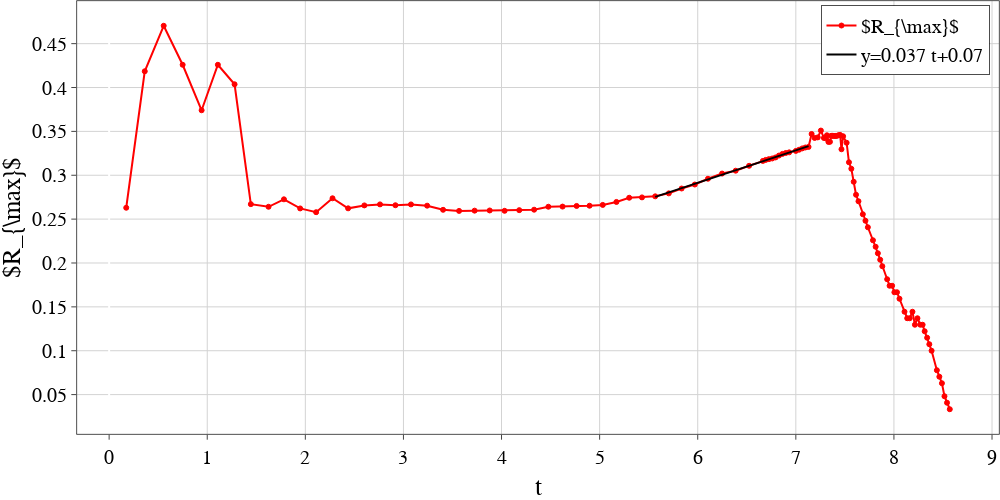

The notebook cell this image was saved under:
### Code cell
fn = "rmax.png"
ind = (outputs['t'] > 5.56) & (outputs['t'] < 7.13)
slope, intercept, r, p, se = linregress(outputs['t'][ind], outputs['rmax'][ind])
print(f"slope={slope} intercept={intercept}")
xx = np.linspace(outputs['t'][ind].min(), outputs['t'][ind].max())
yy = slope*xx + intercept
plot_graph([outputs['t'], xx], [outputs['rmax'], yy], \
           ['$R_{\max}$', f'y={slope:0.3f} t+{intercept:0.2f}'], \
           dash=['solid', 'solid', 'dash'], \
           xtitle="t", ytitle="$R_{\max}$", image_name=fn[:-3]+'pdf', mode=['lines+markers', 'lines', 'lines+markers'], \
           colors=['red', 'black', 'black' ], \
           marker_size=5, width=1000, height=500, path=path, yanchor='top', y0_anchor=0.99, xanchor='right', x0_anchor=0.99, logx=False, logy=False)

### Figure 1 — Plotly figure (JSON) as saved in the notebook; plotly's stock layout.template omitted (floating-point values rounded to 4 significant figures)
{"data": [{"line": {"color": "red", "dash": "solid", "width": 2}, "marker": {"line": {"color": "red", "width": 1}, "size": 5, "symbol": "circle"}, "mode": "lines+markers", "name": "$R_{\\max}$", "textfont": {"color": "LightSeaGreen", "family": "Times New Roman", "size": 18}, "type": "scatter", "x": [0.1741, 0.363, 0.556, 0.7493, 0.9426, 1.108, 1.279, 1.444, 1.625, 1.782, 1.947, 2.11, 2.277, 2.436, 2.602, 2.761, 2.918, 3.077, 3.242, 3.404, 3.567, 3.725, 3.879, 4.031, 4.181, 4.332, 4.477, 4.622, 4.766, 4.897, 5.032, 5.171, 5.301, 5.432, 5.567, 5.705, 5.836, 5.97, 6.104, 6.248, 6.387, 6.524, 6.664, 6.693, 6.725, 6.759, 6.793, 6.828, 6.863, 6.898, 6.932, 7.0, 7.033, 7.066, 7.098, 7.13, 7.161, 7.192, 7.223, 7.255, 7.286, 7.305, 7.317, 7.332, 7.348, 7.36, 7.374, 7.387, 7.402, 7.412, 7.428, 7.439, 7.451, 7.465, 7.482, 7.518, 7.542, 7.566, 7.59, 7.614, 7.639, 7.683, 7.71, 7.734, 7.786, 7.814, 7.836, 7.86, 7.882, 7.931, 7.956, 7.982, 8.005, 8.031, 8.057, 8.108, 8.135, 8.161, 8.189, 8.214, 8.24, 8.269, 8.293, 8.313, 8.338, 8.361, 8.384, 8.438, 8.463, 8.489, 8.515, 8.541, 8.569], "y": [0.263, 0.4185, 0.4704, 0.4259, 0.3741, 0.4259, 0.4037, 0.2671, 0.2641, 0.2726, 0.2622, 0.2579, 0.2738, 0.2623, 0.2656, 0.2668, 0.2659, 0.2668, 0.2653, 0.2606, 0.2594, 0.2597, 0.2599, 0.2595, 0.2603, 0.2607, 0.2641, 0.2643, 0.265, 0.2653, 0.2662, 0.2696, 0.2744, 0.2748, 0.276, 0.2793, 0.2849, 0.2894, 0.296, 0.3019, 0.3052, 0.3108, 0.3164, 0.3175, 0.3184, 0.3191, 0.3203, 0.3225, 0.3243, 0.3254, 0.3261, 0.3278, 0.3291, 0.3306, 0.3317, 0.3323, 0.347, 0.3425, 0.3432, 0.3509, 0.3425, 0.3421, 0.3456, 0.338, 0.3381, 0.345, 0.3449, 0.3448, 0.3448, 0.3448, 0.3452, 0.3457, 0.346, 0.3296, 0.3444, 0.337, 0.3148, 0.3074, 0.2926, 0.2778, 0.2704, 0.2556, 0.2481, 0.2407, 0.2259, 0.2185, 0.2111, 0.2037, 0.1963, 0.1815, 0.1741, 0.1741, 0.1667, 0.1667, 0.1593, 0.1444, 0.137, 0.137, 0.1444, 0.1296, 0.137, 0.1296, 0.1296, 0.1222, 0.1148, 0.1074, 0.1, 0.07778, 0.07037, 0.06296, 0.04815, 0.04074, 0.03333]}, {"line": {"color": "black", "dash": "solid", "width": 2}, "marker": {"line": {"color": "black", "width": 1}, "size": 5, "symbol": "triangle-up"}, "mode": "lines", "name": "y=0.037 t+0.07", "textfont": {"color": "LightSeaGreen", "family": "Times New Roman", "size": 18}, "type": "scatter", "x": [5.567, 5.598, 5.63, 5.662, 5.694, 5.726, 5.758, 5.79, 5.822, 5.854, 5.886, 5.917, 5.949, 5.981, 6.013, 6.045, 6.077, 6.109, 6.141, 6.173, 6.205, 6.236, 6.268, 6.3, 6.332, 6.364, 6.396, 6.428, 6.46, 6.492, 6.524, 6.555, 6.587, 6.619, 6.651, 6.683, 6.715, 6.747, 6.779, 6.811, 6.842, 6.874, 6.906, 6.938, 6.97, 7.002, 7.034, 7.066, 7.098, 7.13], "y": [0.2754, 0.2766, 0.2777, 0.2789, 0.2801, 0.2813, 0.2824, 0.2836, 0.2848, 0.286, 0.2872, 0.2883, 0.2895, 0.2907, 0.2919, 0.2931, 0.2942, 0.2954, 0.2966, 0.2978, 0.299, 0.3001, 0.3013, 0.3025, 0.3037, 0.3049, 0.306, 0.3072, 0.3084, 0.3096, 0.3108, 0.3119, 0.3131, 0.3143, 0.3155, 0.3167, 0.3178, 0.319, 0.3202, 0.3214, 0.3226, 0.3237, 0.3249, 0.3261, 0.3273, 0.3285, 0.3296, 0.3308, 0.332, 0.3332]}], "layout": {"autosize": false, "font": {"color": "Black", "family": "Times New Roman", "size": 20}, "height": 500, "legend": {"bgcolor": "White", "bordercolor": "Black", "borderwidth": 0.7, "x": 0.99, "xanchor": "right", "y": 0.99, "yanchor": "top"}, "margin": {"b": 0, "l": 0, "pad": 0.1, "r": 0, "t": 0}, "paper_bgcolor": "rgba(255, 255, 255, 1)", "plot_bgcolor": "rgba(255, 255, 255, 1)", "showlegend": true, "width": 1000, "xaxis": {"gridcolor": "lightgrey", "gridwidth": 1, "linecolor": "black", "linewidth": 0.7, "mirror": true, "showline": true, "tickfont": {"color": "black", "family": "Times New Roman", "size": 20}, "ticks": "outside", "title": {"font": {"color": "black", "family": "Times New Roman", "size": 25}, "text": "t"}}, "yaxis": {"gridcolor": "lightgrey", "gridwidth": 1, "linecolor": "black", "linewidth": 0.7, "mirror": true, "showline": true, "tickfont": {"color": "black", "family": "Times New Roman", "size": 20}, "ticks": "outside", "title": {"font": {"color": "black", "family": "Times New Roman", "size": 25}, "text": "$R_{\\max}$"}}}}
